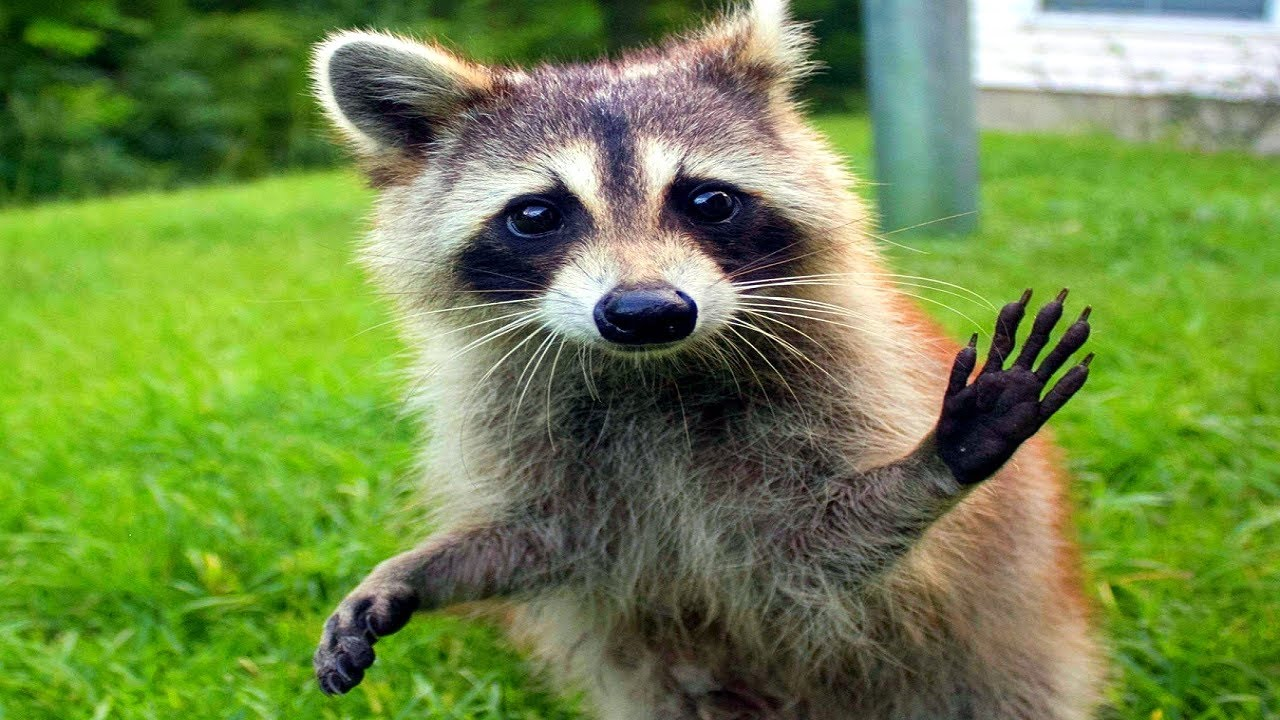
#> input picture Deberes/Deber 2/mapache.jpg, 1280 x 720 px, found by its file name
$ jupyter execute --allow-errors '05 - imagenes.ipynb'   (older library calls are emulated)
#> lines starting #> are read from the running program, lines starting #| are printed output that depends on the picture
[cell 1]
import numpy as np
from scipy import ndimage
from scipy import misc
from PIL import Image

#> (a cell that did not finish here is left out)

#> (a cell that did not finish here is left out)

[cell 4]
import matplotlib.pyplot as plt
#> (the rest of this cell did not finish here and is left out)

[cell 5]
mapache = np.array(Image.open('./mapache.jpg'))
#> mapache is the input picture: shape (720, 1280, 3); mean R, G, B 112.5, 137.6, 72.4
plt.imshow(mapache)
plt.show()

[cell 6]
mapache = np.array(Image.open('./mapache.jpg'))
dimension = 3
tamanio_pieza_float = mapache.shape/np.array((dimension,dimension,1))
#> tamanio_pieza_float = [240, 426.7, 3]
tamanio_pieza = tamanio_pieza_float.astype(np.int)
#> tamanio_pieza = [240, 426, 3]

grilla = np.array([])
inicio = np.array([0,0])
fin = np.array([tamanio_pieza[0], tamanio_pieza[1]])
#> fin = [240, 426]
i = dimension
j = dimension
num = 0

#> (the rest of this cell did not finish here and is left out)

[cell 7]
mapache = Image.open('./mapache.jpg')

pieza = mapache.crop((0,0,400,300))
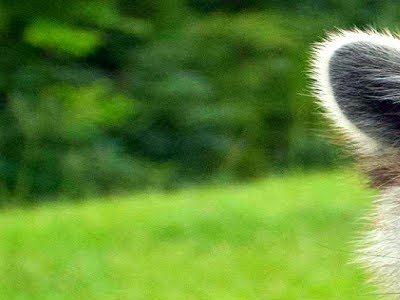
#> pieza: PIL image 400x300 RGB; mean R, G, B 93.9, 134.9, 49.7
pieza = mapache.crop((800,600,1200,900))
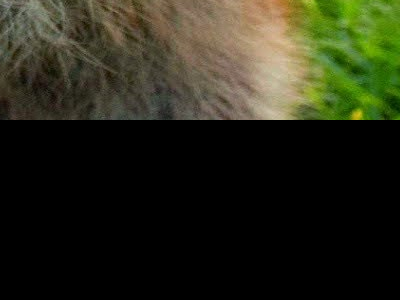
#> pieza: PIL image 400x300 RGB; mean R, G, B 39.9, 41.1, 24.4
plt.imshow(pieza)
plt.show()

$ run again, with Deberes/Deber 2/leon.jpg copied over Deberes/Deber 2/mapache.jpg
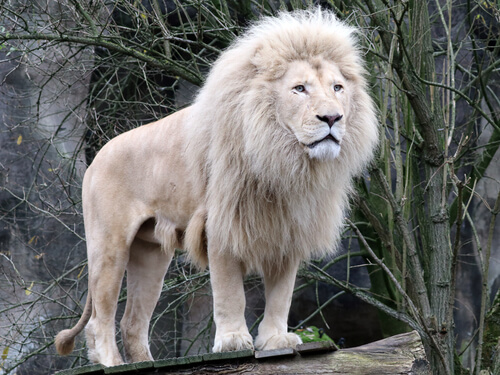
#> input picture Deberes/Deber 2/leon.jpg, 500 x 375 px, found by its file name
#> mapache is the input picture: shape (375, 500, 3); mean R, G, B 108, 107.9, 105.2
#> `pieza = mapache.crop((0,0,400,300))`:
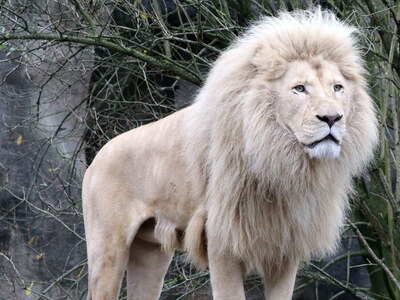
#> pieza: PIL image 400x300 RGB; mean R, G, B 123.2, 121.2, 118.8

$ run again, with Deberes/Deber 2/panda.jpg copied over Deberes/Deber 2/mapache.jpg
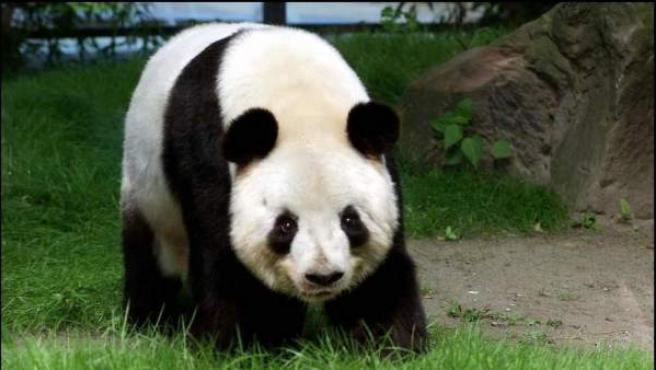
#> input picture Deberes/Deber 2/panda.jpg, 656 x 370 px, found by its file name
#> mapache is the input picture: shape (370, 656, 3); mean R, G, B 80.1, 89.3, 68.2
#> `pieza = mapache.crop((0,0,400,300))`:
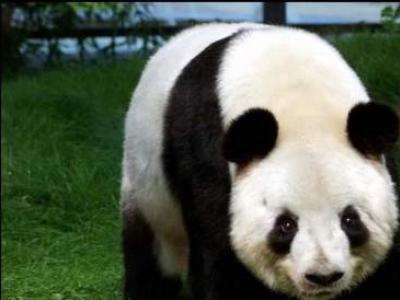
#> pieza: PIL image 400x300 RGB; mean R, G, B 90.5, 100.2, 84.9
